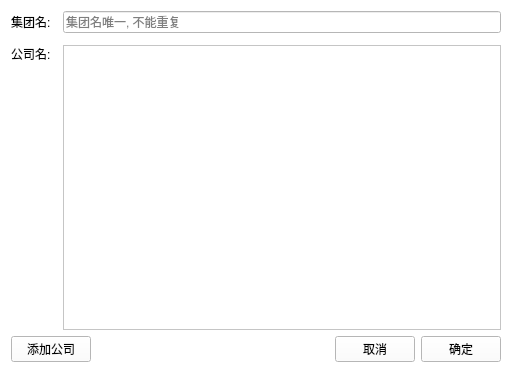
<?xml version="1.0" encoding="UTF-8"?>
<ui version="4.0">
 <class>company_config_widget</class>
 <widget class="QWidget" name="company_config_widget">
  <property name="geometry">
   <rect>
    <x>0</x>
    <y>0</y>
    <width>512</width>
    <height>373</height>
   </rect>
  </property>
  <property name="windowTitle">
   <string>添加[集团-公司]配置</string>
  </property>
  <property name="styleSheet">
   <string notr="true">QWidget {
	background-color: #fff;
}</string>
  </property>
  <layout class="QVBoxLayout" name="verticalLayout_3">
   <item>
    <layout class="QGridLayout" name="gridLayout">
     <property name="spacing">
      <number>12</number>
     </property>
     <item row="2" column="1">
      <widget class="LineEdit" name="line_group">
       <property name="placeholderText">
        <string>集团名唯一, 不能重复</string>
       </property>
      </widget>
     </item>
     <item row="2" column="0">
      <widget class="BodyLabel" name="BodyLabel">
       <property name="text">
        <string>集团名:</string>
       </property>
      </widget>
     </item>
     <item row="3" column="0">
      <widget class="BodyLabel" name="BodyLabel_2">
       <property name="styleSheet">
        <string notr="true">BodyLabel {
	padding-top: 5px;
}</string>
       </property>
       <property name="text">
        <string>公司名:</string>
       </property>
       <property name="alignment">
        <set>Qt::AlignLeading|Qt::AlignLeft|Qt::AlignTop</set>
       </property>
      </widget>
     </item>
     <item row="3" column="1">
      <widget class="ListWidget" name="list_company">
       <property name="styleSheet">
        <string notr="true">ListView,
ListWidget {
    background: #fff;
    outline: none;
    border: none;
    /* font: 13px 'Segoe UI', 'Microsoft YaHei'; */
    selection-background-color: #fff;
    alternate-background-color: #fff;
}

ListView::item,
ListWidget::item {
    background: #fff;
    border: 0px;
    height: 36px;
}

ListView::item:hover,
ListWidget::item:hover {
    background: #fff;
}
</string>
       </property>
       <property name="editTriggers">
        <set>QAbstractItemView::NoEditTriggers</set>
       </property>
       <property name="selectionMode">
        <enum>QAbstractItemView::NoSelection</enum>
       </property>
      </widget>
     </item>
    </layout>
   </item>
   <item>
    <layout class="QHBoxLayout" name="horizontalLayout">
     <item>
      <widget class="PrimaryPushButton" name="btn_add_company">
       <property name="text">
        <string>添加公司</string>
       </property>
      </widget>
     </item>
     <item>
      <spacer name="horizontalSpacer">
       <property name="orientation">
        <enum>Qt::Horizontal</enum>
       </property>
       <property name="sizeHint" stdset="0">
        <size>
         <width>40</width>
         <height>20</height>
        </size>
       </property>
      </spacer>
     </item>
     <item>
      <widget class="PushButton" name="btn_cancel">
       <property name="styleSheet">
        <string notr="true">PushButton, ToolButton, ToggleButton, ToggleToolButton {
    color: black;
    background: rgba(255, 255, 255, 0.7);
    border: 1px solid rgba(0, 0, 0, 0.073);
    border-bottom: 1px solid rgba(0, 0, 0, 0.183);
    border-radius: 5px;
    /* font: 14px 'Segoe UI', 'Microsoft YaHei'; */
    padding: 5px 12px 6px 12px;
    outline: none;
}

ToolButton {
    padding: 5px 9px 6px 8px;
}

PushButton[hasIcon=false] {
    padding: 5px 12px 6px 12px;
}

PushButton[hasIcon=true] {
    padding: 5px 12px 6px 36px;
}

DropDownToolButton, PrimaryDropDownToolButton {
    padding: 5px 31px 6px 8px;
}

DropDownPushButton[hasIcon=false],
PrimaryDropDownPushButton[hasIcon=false] {
    padding: 5px 31px 6px 12px;
}

DropDownPushButton[hasIcon=true],
PrimaryDropDownPushButton[hasIcon=true] {
    padding: 5px 31px 6px 36px;
}

PushButton:hover, ToolButton:hover, ToggleButton:hover, ToggleToolButton:hover {
    background: rgba(249, 249, 249, 0.5);
}

PushButton:pressed, ToolButton:pressed, ToggleButton:pressed, ToggleToolButton:pressed {
    color: rgba(0, 0, 0, 0.63);
    background: rgba(249, 249, 249, 0.3);
    border-bottom: 1px solid rgba(0, 0, 0, 0.073);
}

PushButton:disabled, ToolButton:disabled, ToggleButton:disabled, ToggleToolButton:disabled {
    color: rgba(0, 0, 0, 0.36);
    background: rgba(249, 249, 249, 0.3);
    border: 1px solid rgba(0, 0, 0, 0.06);
    border-bottom: 1px solid rgba(0, 0, 0, 0.06);
}


PrimaryPushButton,
PrimaryToolButton,
ToggleButton:checked,
ToggleToolButton:checked {
    color: white;
    background-color: #009faa;
    border: 1px solid #00a7b3;
    border-bottom: 1px solid #007780;
}

PrimaryPushButton:hover,
PrimaryToolButton:hover,
ToggleButton:checked:hover,
ToggleToolButton:checked:hover {
    background-color: #00a7b3;
    border: 1px solid #2daab3;
    border-bottom: 1px solid #007780;
}

PrimaryPushButton:pressed,
PrimaryToolButton:pressed,
ToggleButton:checked:pressed,
ToggleToolButton:checked:pressed {
    color: rgba(255, 255, 255, 0.63);
    background-color: #3eabb3;
    border: 1px solid #3eabb3;
}

PrimaryPushButton:disabled,
PrimaryToolButton:disabled,
ToggleButton:checked:disabled,
ToggleToolButton:checked:disabled {
    color: rgba(255, 255, 255, 0.9);
    background-color: rgb(205, 205, 205);
    border: 1px solid rgb(205, 205, 205);
}

SplitDropButton,
PrimarySplitDropButton {
    border-left: none;
    border-top-left-radius: 0;
    border-bottom-left-radius: 0;
}

#splitPushButton,
#splitToolButton,
#primarySplitPushButton,
#primarySplitToolButton {
    border-top-right-radius: 0;
    border-bottom-right-radius: 0;
}

#splitPushButton:pressed,
#splitToolButton:pressed,
SplitDropButton:pressed {
    border-bottom: 1px solid rgba(0, 0, 0, 0.183);
}

PrimarySplitDropButton:pressed {
    border-bottom: 1px solid #007780;
}

#primarySplitPushButton, #primarySplitToolButton {
    border-right: 1px solid #3eabb3;
}

#primarySplitPushButton:pressed, #primarySplitToolButton:pressed {
    border-bottom: 1px solid #007780;
}

HyperlinkButton {
    /* font: 14px 'Segoe UI', 'Microsoft YaHei'; */
    padding: 6px 12px 6px 12px;
    color: #009faa;
    border: none;
    border-radius: 6px;
    background-color: transparent;
}

HyperlinkButton:hover {
    background-color: rgba(0, 0, 0, 15);
}

HyperlinkButton:pressed {
    background-color: rgba(0, 0, 0, 7);
}

HyperlinkButton:disabled {
    color: rgba(0, 0, 0, 0.43)
}


RadioButton {
    min-height: 24px;
    max-height: 24px;
    background-color: transparent;
    font: 14px 'Segoe UI', 'Microsoft YaHei', 'PingFang SC';
    color: black;
}

RadioButton::indicator {
    width: 18px;
    height: 18px;
    border-radius: 11px;
    border: 2px solid #999999;
    background-color: rgba(0, 0, 0, 5);
    margin-right: 4px;
}

RadioButton::indicator:hover {
    background-color: rgba(0, 0, 0, 0);
}

RadioButton::indicator:pressed {
    border: 2px solid #bbbbbb;
    background-color: qradialgradient(spread:pad, cx:0.5, cy:0.5, radius:0.5, fx:0.5, fy:0.5,
            stop:0 rgb(255, 255, 255),
            stop:0.5 rgb(255, 255, 255),
            stop:0.6 rgb(225, 224, 223),
            stop:1 rgb(225, 224, 223));
}

RadioButton::indicator:checked {
    height: 22px;
    width: 22px;
    border: none;
    border-radius: 11px;
    background-color: qradialgradient(spread:pad, cx:0.5, cy:0.5, radius:0.5, fx:0.5, fy:0.5,
            stop:0 rgb(255, 255, 255),
            stop:0.5 rgb(255, 255, 255),
            stop:0.6 #009faa,
            stop:1 #009faa);
}

RadioButton::indicator:checked:hover {
    background-color: qradialgradient(spread:pad, cx:0.5, cy:0.5, radius:0.5, fx:0.5, fy:0.5,
            stop:0 rgb(255, 255, 255),
            stop:0.6 rgb(255, 255, 255),
            stop:0.7 #009faa,
            stop:1 #009faa);
}

RadioButton::indicator:checked:pressed {
    background-color: qradialgradient(spread:pad, cx:0.5, cy:0.5, radius:0.5, fx:0.5, fy:0.5,
            stop:0 rgb(255, 255, 255),
            stop:0.5 rgb(255, 255, 255),
            stop:0.6 #009faa,
            stop:1 #009faa);
}

RadioButton:disabled {
    color: rgba(0, 0, 0, 110);
}

RadioButton::indicator:disabled {
    border: 2px solid #bbbbbb;
    background-color: transparent;
}

RadioButton::indicator:disabled:checked {
    border: none;
    background-color: qradialgradient(spread:pad, cx:0.5, cy:0.5, radius:0.5, fx:0.5, fy:0.5,
            stop:0 rgb(255, 255, 255),
            stop:0.5 rgb(255, 255, 255),
            stop:0.6 rgba(0, 0, 0, 0.2169),
            stop:1 rgba(0, 0, 0, 0.2169));
}

TransparentToolButton,
TransparentToggleToolButton,
TransparentDropDownToolButton,
TransparentPushButton,
TransparentDropDownPushButton,
TransparentTogglePushButton {
    background-color: transparent;
    border: none;
    border-radius: 5px;
    margin: 0;
}

TransparentToolButton:hover,
TransparentToggleToolButton:hover,
TransparentDropDownToolButton:hover,
TransparentPushButton:hover,
TransparentDropDownPushButton:hover,
TransparentTogglePushButton:hover {
    background-color: rgba(0, 0, 0, 9);
    border: none;
}

TransparentToolButton:pressed,
TransparentToggleToolButton:pressed,
TransparentDropDownToolButton:pressed,
TransparentPushButton:pressed,
TransparentDropDownPushButton:pressed,
TransparentTogglePushButton:pressed {
    background-color: rgba(0, 0, 0, 6);
    border: none;
}

TransparentToolButton:disabled,
TransparentToggleToolButton:disabled,
TransparentDropDownToolButton:disabled,
TransprentPushButton:disabled,
TransparentDropDownPushButton:disabled,
TransprentTogglePushButton:disabled {
    background-color: transparent;
    border: none;
}


PillPushButton,
PillPushButton:hover,
PillPushButton:pressed,
PillPushButton:disabled,
PillPushButton:checked,
PillPushButton:checked:hover,
PillPushButton:checked:pressed,
PillPushButton:disabled:checked,
PillToolButton,
PillToolButton:hover,
PillToolButton:pressed,
PillToolButton:disabled,
PillToolButton:checked,
PillToolButton:checked:hover,
PillToolButton:checked:pressed,
PillToolButton:disabled:checked {
    background-color: transparent;
    border: none;
}
</string>
       </property>
       <property name="text">
        <string>取消</string>
       </property>
      </widget>
     </item>
     <item>
      <widget class="PrimaryPushButton" name="btn_confirm">
       <property name="text">
        <string>确定</string>
       </property>
      </widget>
     </item>
    </layout>
   </item>
  </layout>
 </widget>
 <customwidgets>
  <customwidget>
   <class>PushButton</class>
   <extends>QPushButton</extends>
   <header>qfluentwidgets</header>
  </customwidget>
  <customwidget>
   <class>PrimaryPushButton</class>
   <extends>PushButton</extends>
   <header>qfluentwidgets</header>
  </customwidget>
  <customwidget>
   <class>BodyLabel</class>
   <extends>QLabel</extends>
   <header>qfluentwidgets</header>
  </customwidget>
  <customwidget>
   <class>LineEdit</class>
   <extends>QLineEdit</extends>
   <header>qfluentwidgets</header>
  </customwidget>
  <customwidget>
   <class>ListWidget</class>
   <extends>QListWidget</extends>
   <header>qfluentwidgets</header>
  </customwidget>
 </customwidgets>
 <tabstops>
  <tabstop>line_group</tabstop>
  <tabstop>btn_cancel</tabstop>
  <tabstop>btn_confirm</tabstop>
 </tabstops>
 <resources/>
 <connections/>
</ui>
